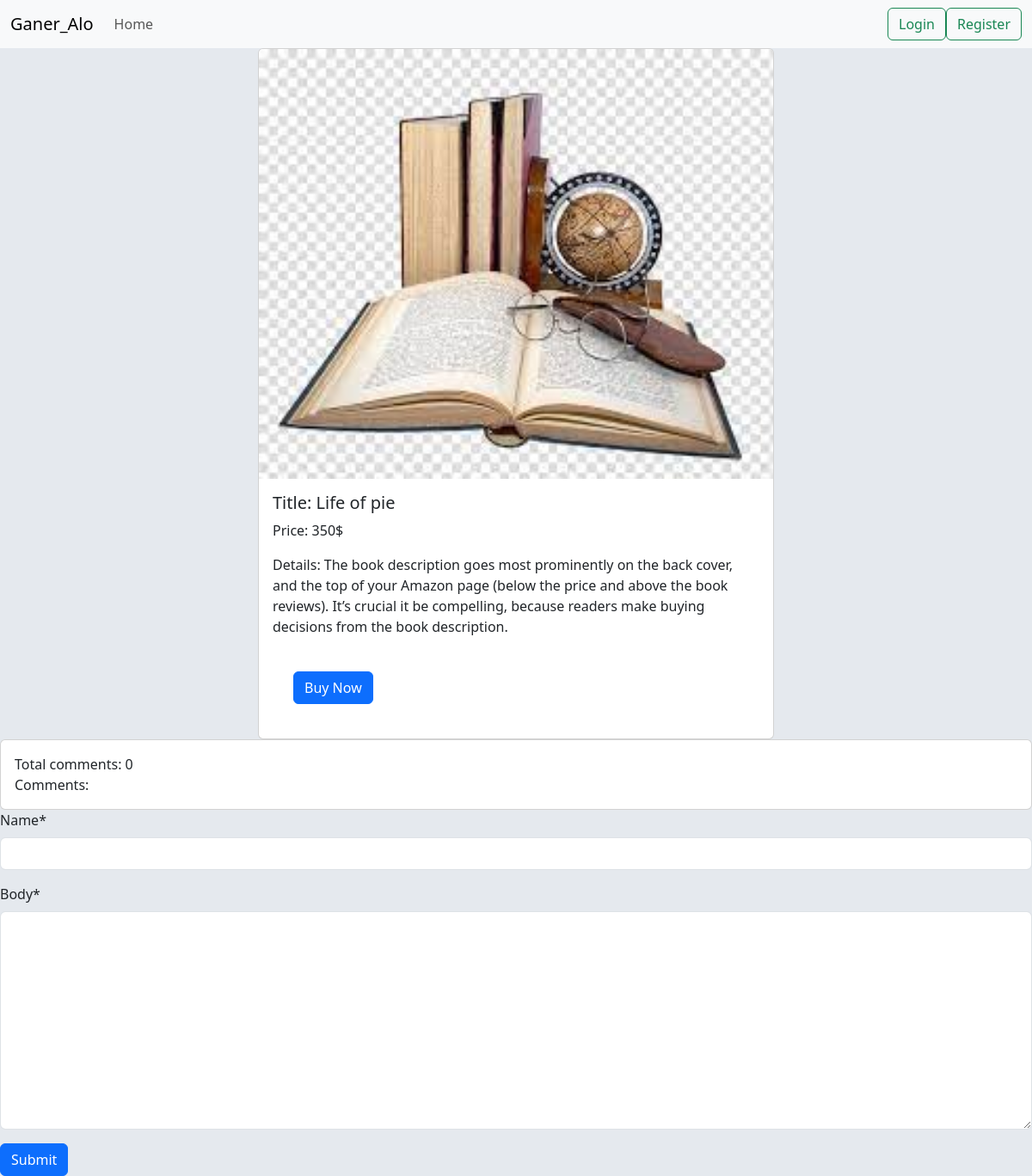
/books/details/2/, run on the app's committed database.
### books/models.py (models this page shows, shortened)
class Books(models.Model):
   user=models.ForeignKey(User, related_name='user',on_delete=models.CASCADE)
   image = models.ImageField(upload_to = 'images/')
   title = models.CharField(max_length = 200)
   prize=models.IntegerField()
   details = models.TextField(default = '')
   category=models.ManyToManyField(CategoryModel)

### books/views.py (the view, shortened to what this page needs)
# urls.py: path('details/<int:id>/', views.CardetailsView.as_view(), name='details'),
class CardetailsView(DetailView):
    model = models.Books
    template_name = 'details.html'
    pk_url_kwarg = 'id'
    def get_context_data(self, **kwargs):
        context = super().get_context_data(**kwargs)
        carmodel = self.object
        comments = models.comments.objects.filter(car_model=carmodel)
        form = forms.CommentsForm()
        context['comments'] = comments
        context['comments_form'] = form
        return context

### books/forms.py
class CommentsForm(forms.ModelForm):
    class Meta:
        model=comments
        exclude = ['car_model']

### books/templates/details.html (shortened to what this page needs)
{% extends 'base.html'%}
{%load crispy_forms_tags %}
{% block head_title %}Book Details{% endblock %} {% block content%}
{% if user.is_authenticated%}
<div class="card text-center" style="width: 600px; margin: auto;">
    <div class="card-body">
        <img src="{{ books.image.url }}" class="card-img-top" alt="...">
        <div class="card-body">
            <h5 class="card-title">Title: {{ books.title }}</h5>
            <p class="card-text">Details: {{ books.details }}</p>
            <b><p class="card-text font-bold">Price: {{ books.prize }}$</p></b>
            <form method="post" action="{% url 'make_transaction' book_id=books.id %}">
                {% csrf_token %}
                <button type="submit">Buy Now</button>
            </form>
        </div>
    </div>
</div>
{%else%}
<div class="">
    <div class="card" style="width: 600px;margin:auto;">
        <img src="{{books.image.url}}" class="card-img-top" alt="...">
        <div class="card-body">
          <h5 class="card-title">Title: {{books.title}}</h5>
          <p class="card-text">Price: {{books.prize}}$</p>
          <p class="card-text">Details: {{ books.details }}</p>
          <a href="{% url 'login'%}" class="btn btn-primary m-4">Buy Now</a>
        </div>
      </div>
</div>
{%endif%}
<div class="card" >
    <div class="card-body">
      Total comments: {{ comments | length }}
      Comments:
    </div>
  </div>
  <form  method="post">
    {% csrf_token %} {{ comments_form | crispy }}
    <button class="btn btn-primary" type="submit">Submit</button>
  </form>
{%endblock%}

### data on the page
Books: image (picture), title "Life of pie", prize "350", details "The book description goes most prominently on the back cover, and the top of your Amazon page (below the price and above the book reviews). It’s crucial it be compelling, because readers make buying decisions from the book description."

### other printed values
{{ comments | length }} "0"
